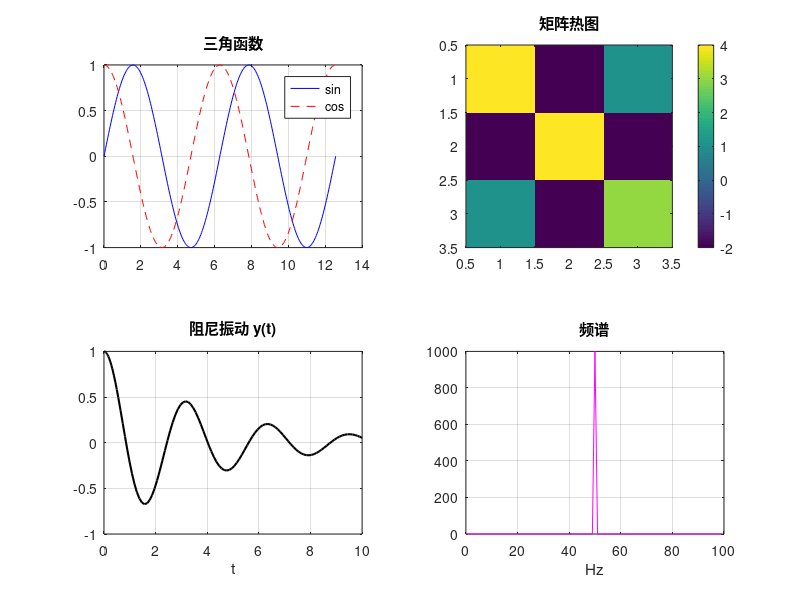

Source code (MATLAB):
% ===============================================
%  Octave 科研能力演示脚本
%  运行:  octave-cli.exe demo_octave.m
% ===============================================
printf('===== 1. 矩阵与线性代数 =====\n');
A = [4 -2 1; -2 4 -2; 1 -2 3];
b = [11; -16; 17];
x = A\b;                          % 解线性方程组 Ax=b
printf('方程组的解 x = %s\n', mat2str(x', 6));
printf('A 的特征值 = %s\n', mat2str(eig(A)', 6));
printf('A 的行列式 = %.4f，秩 = %d\n', det(A), rank(A));

printf('\n===== 2. 多项式与求根 =====\n');
p = [1 -6 11 -6];                 % x^3 - 6x^2 + 11x - 6
r = roots(p);
printf('多项式 x^3-6x^2+11x-6 的根 = %s\n', mat2str(sort(r)', 6));

printf('\n===== 3. 微积分与优化 =====\n');
f = @(t) exp(-t).*sin(3*t);
I = quad(f, 0, pi);               % 数值积分
printf('∫0..π e^{-t}sin(3t) dt = %.6f\n', I);
g = @(v) (v(1)-1)^2 + (v(2)-2)^2 + 3;   % 找最小值
[vmin, fmin] = fminsearch(g, [0 0]);
printf('函数最小值点 = (%s)，最小值 = %.4f\n', mat2str(vmin, 4), fmin);

printf('\n===== 4. 常微分方程 (ODE) =====\n');
% 阻尼振动:  y'' + 0.5y' + 4y = 0
dydt = @(t,y) [y(2); -0.5*y(2) - 4*y(1)];
[t, y] = ode45(dydt, [0 10], [1; 0]);
printf('ode45 求解阻尼振动，共 %d 个时间点\n', numel(t));
printf('t=10 时 y = %.5f, y'' = %.5f\n', y(end,1), y(end,2));

printf('\n===== 5. 信号处理 (FFT) =====\n');
fs = 1000;  tt = 0:1/fs:0.999;
sig = 2*sin(2*pi*50*tt) + 0.5*sin(2*pi*120*tt);
Y = abs(fft(sig));
freq = (0:numel(sig)-1)*(fs/numel(sig));
[~, idx] = sort(Y, 'descend');
printf('信号中能量最强的两个频率: %.0f Hz, %.0f Hz\n', freq(idx(1)), freq(idx(2)));

printf('\n===== 6. 统计 =====\n');
data = [12.1 11.8 12.5 11.9 12.3 12.0 12.2 11.7 12.4];
printf('均值 = %.4f，标准差 = %.4f，中位数 = %.4f\n', ...
       mean(data), std(data), median(data));

printf('\n===== 7. 绘图 =====\n');
try
  graphics_toolkit('qt');          % 无界面环境下用 qt 渲染
catch e
  warning('qt 不可用，保持默认: %s', e.message);
end
figure('visible','off');
subplot(2,2,1);
xx = linspace(0, 4*pi, 300);
plot(xx, sin(xx), 'b-', xx, cos(xx), 'r--');
title('三角函数'); legend('sin','cos'); grid on;

subplot(2,2,2);
imagesc(A); colorbar; title('矩阵热图');

subplot(2,2,3);
plot(t, y(:,1), 'k-', 'LineWidth', 1.5);
title('阻尼振动 y(t)'); xlabel('t'); grid on;

subplot(2,2,4);
plot(freq(1:100), Y(1:100), 'm-');
title('频谱'); xlabel('Hz'); grid on;

print('-dpng', '-r120', 'octave_demo.png');
printf('图像已保存: octave_demo.png\n');

printf('\n===== 演示完成 =====\n');
